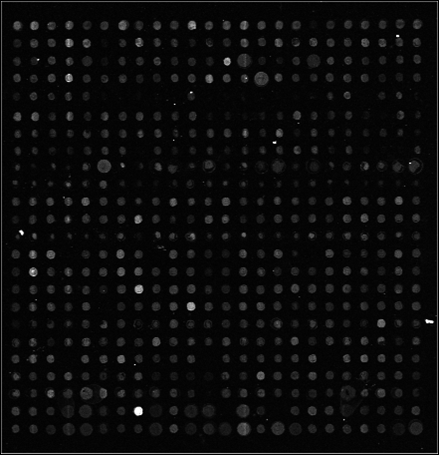
%> input picture CA3_Jyotsana_Parkhedkar/CA3/microarray.png, 439 x 455 px
$ octave test.m   (GNU Octave 9; MATLAB toolbox functions it lacks are replaced by stand-ins)
%> lines starting %> are read from the running program, lines starting %| are printed output that depends on the picture
x=double(imread('microarray.png'));
%> x: size 455x439 double; min 0, max 228, mean 18.8
% >help histeq
x_enh1= histeq(x/255);
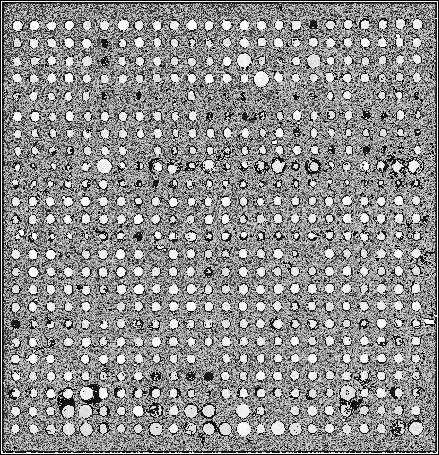
%> x_enh1: size 455x439 double; min 0, max 1, mean 0.558
imshow(x_enh1,[]);
% >help adapthisteq
x_enh2=adapthisteq(x/255);
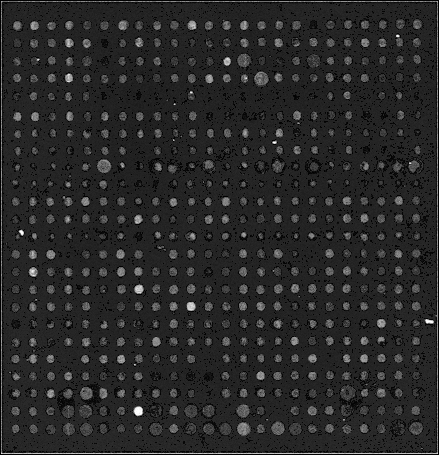
%> x_enh2: size 455x439 double; min 0, max 1, mean 0.162
imshow(x_enh2,[]);
